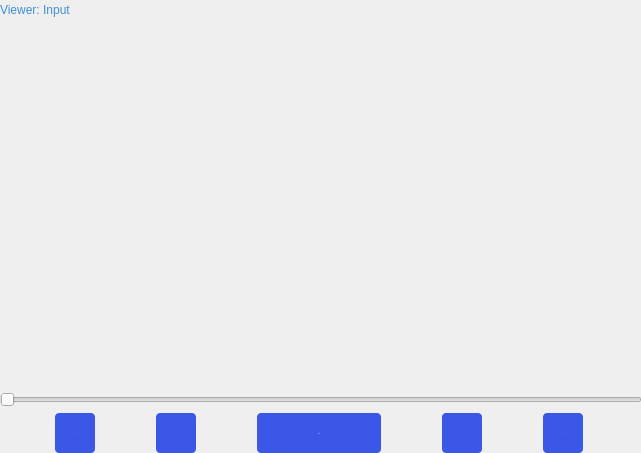
<?xml version="1.0" encoding="UTF-8"?>
<ui version="4.0">
 <class>Form</class>
 <widget class="QWidget" name="Form">
  <property name="geometry">
   <rect>
    <x>0</x>
    <y>0</y>
    <width>641</width>
    <height>453</height>
   </rect>
  </property>
  <property name="windowTitle">
   <string>Form</string>
  </property>
  <widget class="QWidget" name="verticalLayoutWidget">
   <property name="geometry">
    <rect>
     <x>0</x>
     <y>20</y>
     <width>642</width>
     <height>362</height>
    </rect>
   </property>
   <layout class="QVBoxLayout" name="VidLayout">
    <property name="sizeConstraint">
     <enum>QLayout::SetNoConstraint</enum>
    </property>
   </layout>
  </widget>
  <widget class="QWidget" name="verticalLayoutWidget_2">
   <property name="geometry">
    <rect>
     <x>0</x>
     <y>0</y>
     <width>642</width>
     <height>453</height>
    </rect>
   </property>
   <layout class="QVBoxLayout" name="verticalLayout">
    <item>
     <widget class="QLabel" name="label_4">
      <property name="minimumSize">
       <size>
        <width>200</width>
        <height>0</height>
       </size>
      </property>
      <property name="maximumSize">
       <size>
        <width>200</width>
        <height>16777215</height>
       </size>
      </property>
      <property name="styleSheet">
       <string notr="true">font: 400 10pt &quot;Inter&quot;;
color:#418ED6</string>
      </property>
      <property name="text">
       <string>Viewer: Input</string>
      </property>
     </widget>
    </item>
    <item>
     <widget class="QLabel" name="graphicView_Entry">
      <property name="minimumSize">
       <size>
        <width>640</width>
        <height>360</height>
       </size>
      </property>
      <property name="maximumSize">
       <size>
        <width>640</width>
        <height>360</height>
       </size>
      </property>
      <property name="text">
       <string/>
      </property>
      <property name="pixmap">
       <pixmap resource="../resources.qrc">:/media/images/placeholder/VideoNotFound169.png</pixmap>
      </property>
      <property name="scaledContents">
       <bool>true</bool>
      </property>
     </widget>
    </item>
    <item>
     <widget class="QSlider" name="Slider_Video1">
      <property name="maximum">
       <number>100</number>
      </property>
      <property name="orientation">
       <enum>Qt::Horizontal</enum>
      </property>
     </widget>
    </item>
    <item>
     <layout class="QHBoxLayout" name="horizontalLayout">
      <item>
       <widget class="QPushButton" name="pushButton_SeekBeginning">
        <property name="minimumSize">
         <size>
          <width>10</width>
          <height>40</height>
         </size>
        </property>
        <property name="maximumSize">
         <size>
          <width>40</width>
          <height>16777215</height>
         </size>
        </property>
        <property name="font">
         <font>
          <family>Poppins</family>
          <pointsize>-1</pointsize>
          <weight>50</weight>
          <italic>false</italic>
          <bold>false</bold>
         </font>
        </property>
        <property name="cursor">
         <cursorShape>PointingHandCursor</cursorShape>
        </property>
        <property name="styleSheet">
         <string notr="true">

background: #3A57E8;
border-radius: 4px;
font: 400 16px &quot;Poppins&quot;;

color: rgb(255, 255, 255);</string>
        </property>
        <property name="text">
         <string>|&lt;</string>
        </property>
       </widget>
      </item>
      <item>
       <widget class="QPushButton" name="pushButton_SeekL">
        <property name="minimumSize">
         <size>
          <width>20</width>
          <height>40</height>
         </size>
        </property>
        <property name="maximumSize">
         <size>
          <width>40</width>
          <height>16777215</height>
         </size>
        </property>
        <property name="font">
         <font>
          <family>Poppins</family>
          <pointsize>-1</pointsize>
          <weight>50</weight>
          <italic>false</italic>
          <bold>false</bold>
         </font>
        </property>
        <property name="cursor">
         <cursorShape>PointingHandCursor</cursorShape>
        </property>
        <property name="styleSheet">
         <string notr="true">

background: #3A57E8;
border-radius: 4px;
font: 400 16px &quot;Poppins&quot;;

color: rgb(255, 255, 255);</string>
        </property>
        <property name="text">
         <string>&lt;</string>
        </property>
       </widget>
      </item>
      <item>
       <widget class="QPushButton" name="pushButton_PlayButton">
        <property name="minimumSize">
         <size>
          <width>124</width>
          <height>40</height>
         </size>
        </property>
        <property name="maximumSize">
         <size>
          <width>111</width>
          <height>16777215</height>
         </size>
        </property>
        <property name="font">
         <font>
          <family>Poppins</family>
          <pointsize>-1</pointsize>
          <weight>50</weight>
          <italic>false</italic>
          <bold>false</bold>
         </font>
        </property>
        <property name="cursor">
         <cursorShape>PointingHandCursor</cursorShape>
        </property>
        <property name="styleSheet">
         <string notr="true">

background: #3A57E8;
border-radius: 4px;
font: 400 16px &quot;Poppins&quot;;

color: rgb(255, 255, 255);</string>
        </property>
        <property name="text">
         <string>Play</string>
        </property>
       </widget>
      </item>
      <item>
       <widget class="QPushButton" name="pushButton_SeekR">
        <property name="minimumSize">
         <size>
          <width>10</width>
          <height>40</height>
         </size>
        </property>
        <property name="maximumSize">
         <size>
          <width>40</width>
          <height>16777215</height>
         </size>
        </property>
        <property name="font">
         <font>
          <family>Poppins</family>
          <pointsize>-1</pointsize>
          <weight>50</weight>
          <italic>false</italic>
          <bold>false</bold>
         </font>
        </property>
        <property name="cursor">
         <cursorShape>PointingHandCursor</cursorShape>
        </property>
        <property name="styleSheet">
         <string notr="true">

background: #3A57E8;
border-radius: 4px;
font: 400 16px &quot;Poppins&quot;;

color: rgb(255, 255, 255);</string>
        </property>
        <property name="text">
         <string>&gt;</string>
        </property>
       </widget>
      </item>
      <item>
       <widget class="QPushButton" name="pushButton_SeekEnd">
        <property name="minimumSize">
         <size>
          <width>10</width>
          <height>40</height>
         </size>
        </property>
        <property name="maximumSize">
         <size>
          <width>40</width>
          <height>16777215</height>
         </size>
        </property>
        <property name="font">
         <font>
          <family>Poppins</family>
          <pointsize>-1</pointsize>
          <weight>50</weight>
          <italic>false</italic>
          <bold>false</bold>
         </font>
        </property>
        <property name="cursor">
         <cursorShape>PointingHandCursor</cursorShape>
        </property>
        <property name="styleSheet">
         <string notr="true">

background: #3A57E8;
border-radius: 4px;
font: 400 16px &quot;Poppins&quot;;

color: rgb(255, 255, 255);</string>
        </property>
        <property name="text">
         <string>&gt;|</string>
        </property>
       </widget>
      </item>
     </layout>
    </item>
   </layout>
  </widget>
 </widget>
 <resources>
  <include location="../resources.qrc"/>
 </resources>
 <connections/>
</ui>
